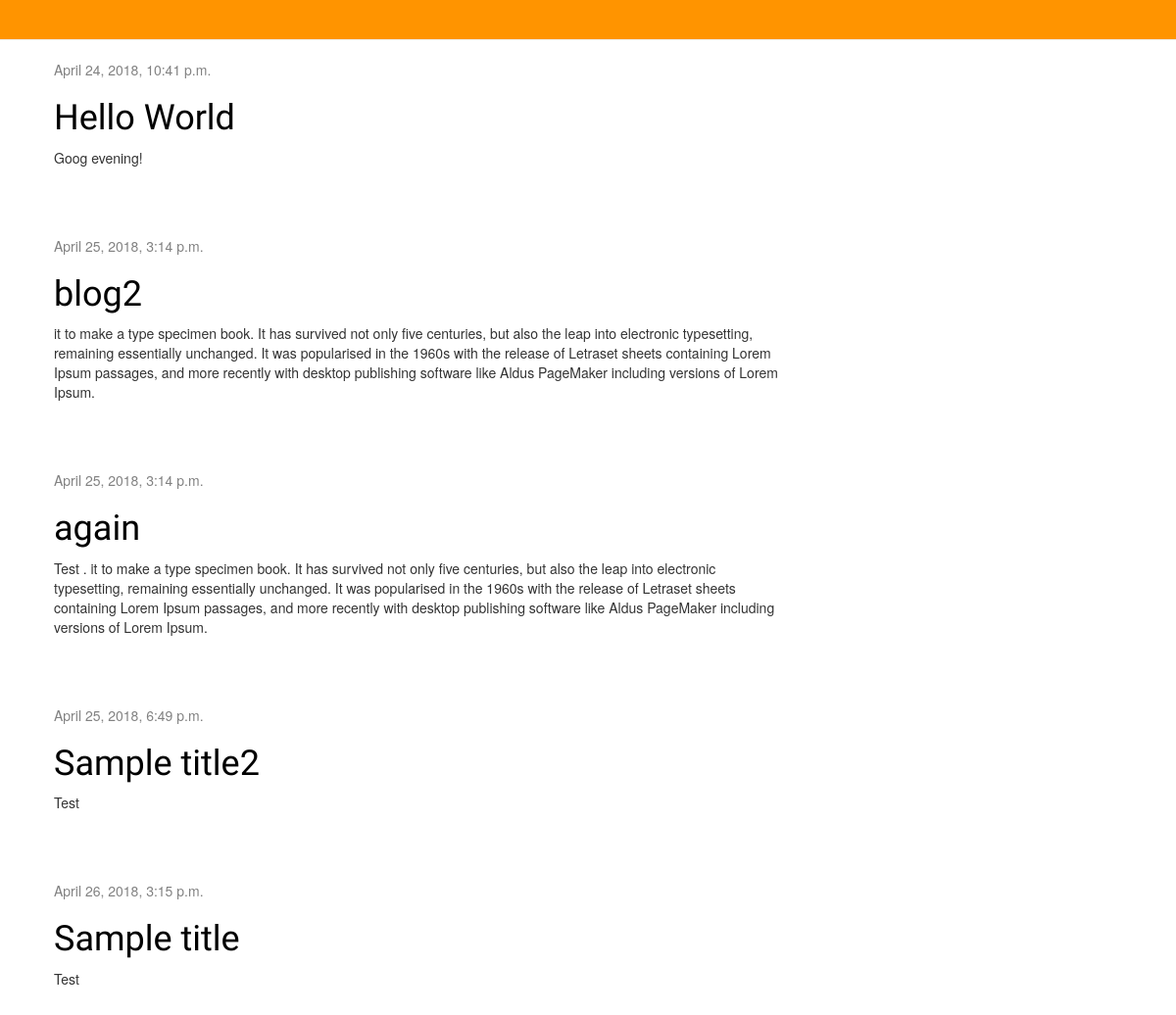
Before: / with the older database file.
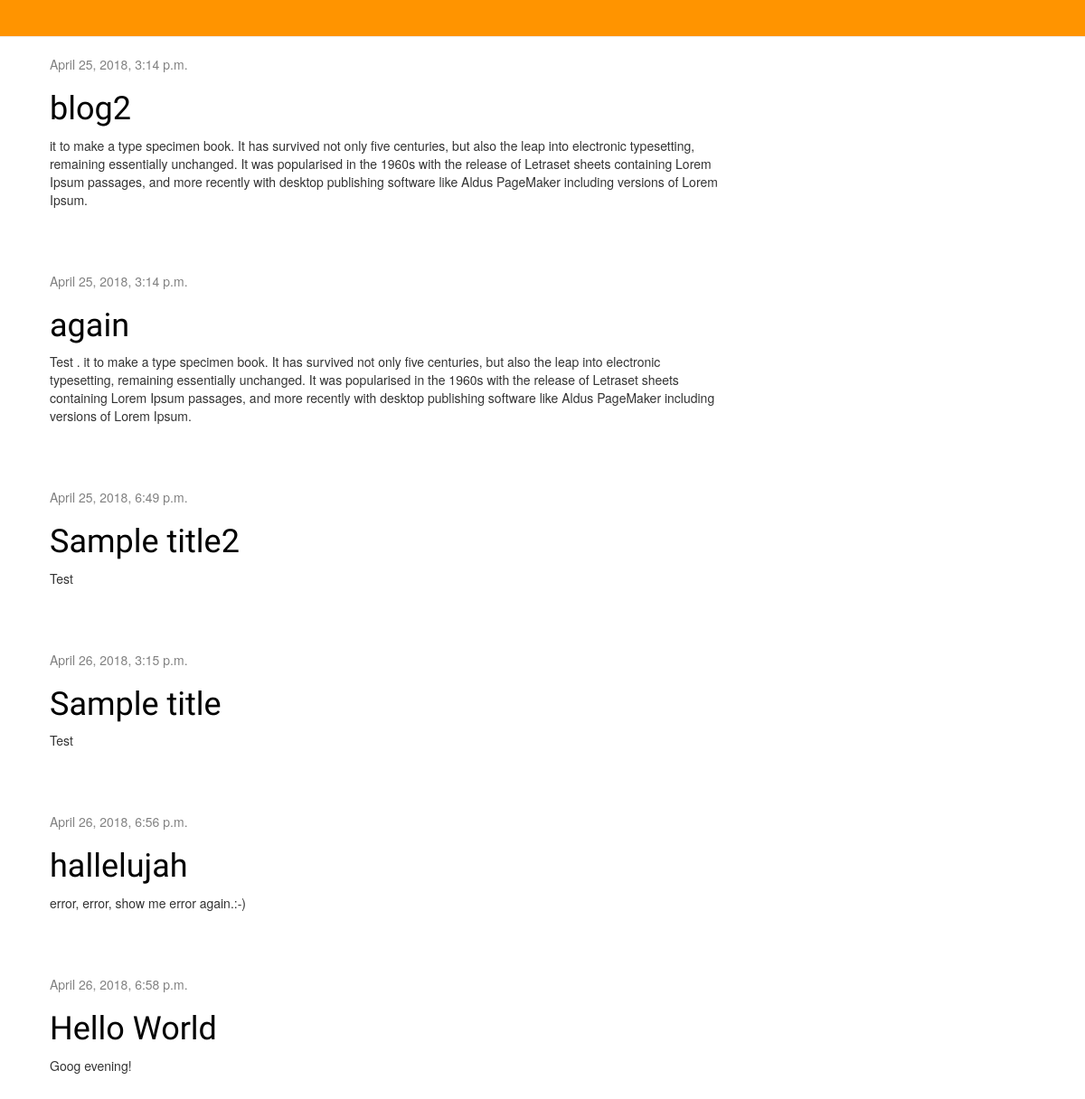
After: the same page with the newer database file.
### blog/models.py (models this page shows, shortened)
class Post(models.Model):
	author=models.ForeignKey('auth.User', on_delete=models.CASCADE)
	title=models.CharField(max_length=200)
	text=models.TextField()
	created_date=models.DateTimeField(
		default= timezone.now)
	published_date=models.DateTimeField(
		blank=True,null=True)

### blog/views.py (the view)
# urls.py: url(r'^$', views.post_list, name='post_list'),
def post_list(request):
    posts = Post.objects.filter(published_date__lte =timezone.now()).order_by('published_date')
    return render(request, 'blog/post_list.html', {'posts': posts})

### blog/templates/blog/post_list.html
{% extends 'blog/base.html' %}
{% block content %}
 	{% for post in posts%}
           <div class="post">
	              <div class="date">
	          		  {{post.published_date}}
	          	  </div>
	              <h1><a href="{% url 'post_detail' pk=post.pk %} ">{{post.title}}</a></h1>
	        			<p>{{post.text|linebreaksbr}}</p>
         	</div>
    {% endfor %}
{% endblock %}

### blog/templates/blog/base.html (shortened to what this page needs)
{% load staticfiles %}
<html>
	<head>
        <link rel="stylesheet" href="//maxcdn.bootstrapcdn.com/bootstrap/3.2.0/css/bootstrap.min.css">
        <link rel="stylesheet" href="//maxcdn.bootstrapcdn.com/bootstrap/3.2.0/css/bootstrap-theme.min.css">
        <link rel="stylesheet" href="{% static 'css/blog.css' %}">
    </head>
	<body>
    <div class="page-header">
    </div>
        <div class="content container">
        	<div class="row">
        		<div class="col-md-8">
 					    {% block content %}
              {% endblock %}
       			</div>
       		</div>
       	</div>
	</body>
</html>

### blog/static/css/blog.css (style rules this page uses)
.page-header { background-color: #ff9400; margin-top: 0; padding: 20px 20px 20px 40px; }
.content { margin-left: 40px; }
h1, h2, h3, h4 { font-family: 'Shadows Into Light', cursive; }
.date { color: #828282; }
.post { margin-bottom: 70px; }
.post h1 a, .post h1 a:visited { color: #000000; }

Changed rows visible on the page:
added Post: published_date "April 26, 2018, 6:56 p.m.", title "hallelujah", text "error, error, show me error again.:-)"
changed Post "Hello World": published_date "April 24, 2018, 10:41 p.m." → "April 26, 2018, 6:58 p.m."; moves down the list
